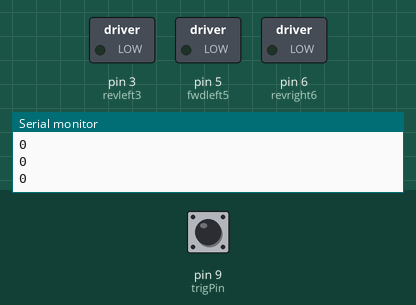
This sketch was run on a simulated Arduino Uno, built with avr-gcc and run on an emulated ATmega328P. Parts: switched loads named in the sketch (green lamp = pin HIGH), the last lines printed to the serial monitor. The inputs (shaded band) are chosen by the test bench; at power-on: pin 9 (trigPin) LOW. Random numbers use the default seed unless the sketch sets one.

Above: at 11.5 s.
11.6 s: pin 9 (trigPin) pulsed LOW 2 times (0.12 s each, 0.3 s apart)
At 12.7 s:
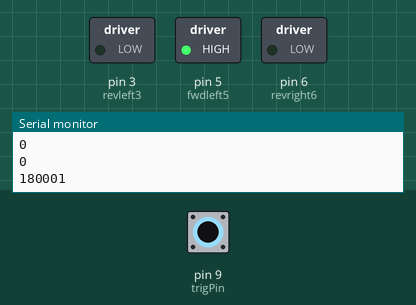
At 13.8 s:
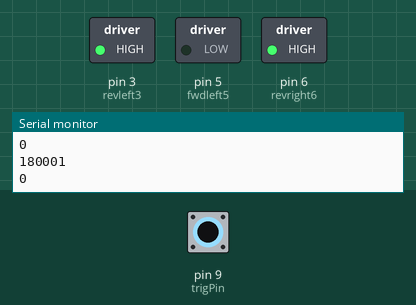
Timing chart, 0 to 20.6 s (numbered marks = the images above; inputs shaded):
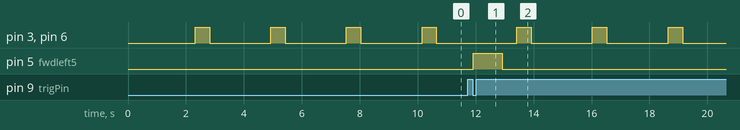

The sketch:

obstacle_avoider.ino
```cpp
int trigPin = 9;      // trig pin of HC-SR04
int echoPin = 9;     // Echo pin of HC-SR04

int revleft3 = 3;       //REVerse motion of Left motor
int fwdleft5 = 5;       //ForWarD motion of Left motor
int revright6 = 6;      //REVerse motion of Right motor
int fwdright9 = 9;      //ForWarD motion of Right motor

long duration, distance;

void setup() {

  delay(random(500,2000));   // delay for random time
  Serial.begin(9600);
  pinMode(revleft3, OUTPUT);      // set Motor pins as output
  pinMode(fwdleft5, OUTPUT);
  pinMode(revright6, OUTPUT);
  pinMode(fwdright9, OUTPUT);

  pinMode(trigPin, OUTPUT);         // set trig pin as output
  pinMode(echoPin, INPUT);          //set echo pin as input to capture reflected waves
}

void loop() {

  digitalWrite(trigPin, LOW);
  delayMicroseconds(2);
  digitalWrite(trigPin, HIGH);     // send waves for 10 us
  delayMicroseconds(10);
  duration = pulseIn(echoPin, HIGH); // receive reflected waves
  Serial.println(duration);
  distance = duration / 582;   // convert to distance
  delay(10);
    // If you dont get proper movements of your robot then alter the pin numbers
  if (distance > 19)
  {
    digitalWrite(fwdright9, HIGH);                    // move forward
    digitalWrite(revright6, LOW);
    digitalWrite(fwdleft5, HIGH);
    digitalWrite(revleft3, LOW);
  }

  if (distance < 18)
  {
    digitalWrite(fwdright9, LOW);  //Stop
    digitalWrite(revright6, LOW);
    digitalWrite(fwdleft5, LOW);
    digitalWrite(revleft3, LOW);
    delay(500);
    digitalWrite(fwdright9, LOW);      //movebackword
    digitalWrite(revright6, HIGH);
    digitalWrite(fwdleft5, LOW);
    digitalWrite(revleft3, HIGH);
    delay(500);
    digitalWrite(fwdright9, LOW);  //Stop
    digitalWrite(revright6, LOW);
    digitalWrite(fwdleft5, LOW);
    digitalWrite(revleft3, LOW);
    delay(100);
    digitalWrite(fwdright9, HIGH);
    digitalWrite(revright6, LOW);
    digitalWrite(revleft3, LOW);
    digitalWrite(fwdleft5, LOW);
    delay(500);
  }

}
```

Measured:
- after the input at 11.6 s, pin 5 (fwdleft5): LOW → HIGH after 0.31 s, → LOW 1.0 s later
- by itself, pin 3 (revleft3), pin 6 (revright6): alternates HIGH for 0.50 s and LOW for 2.1 s
